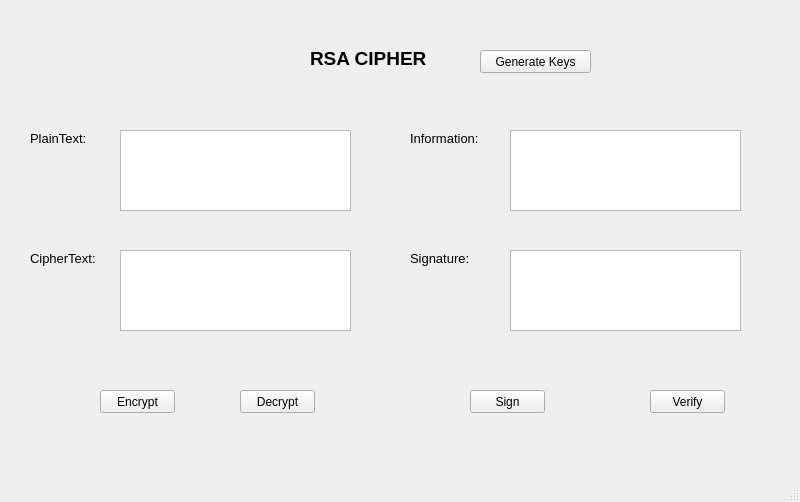
<?xml version="1.0" encoding="UTF-8"?>
<ui version="4.0">
 <class>MainWindow</class>
 <widget class="QMainWindow" name="MainWindow">
  <property name="geometry">
   <rect>
    <x>0</x>
    <y>0</y>
    <width>800</width>
    <height>502</height>
   </rect>
  </property>
  <property name="windowTitle">
   <string>MainWindow</string>
  </property>
  <widget class="QWidget" name="centralwidget">
   <widget class="QLabel" name="label">
    <property name="geometry">
     <rect>
      <x>310</x>
      <y>50</y>
      <width>141</width>
      <height>16</height>
     </rect>
    </property>
    <property name="font">
     <font>
      <pointsize>14</pointsize>
      <weight>75</weight>
      <bold>true</bold>
     </font>
    </property>
    <property name="text">
     <string>RSA CIPHER</string>
    </property>
   </widget>
   <widget class="QPushButton" name="pushButton">
    <property name="geometry">
     <rect>
      <x>480</x>
      <y>50</y>
      <width>111</width>
      <height>23</height>
     </rect>
    </property>
    <property name="text">
     <string>Generate Keys</string>
    </property>
    <property name="autoExclusive">
     <bool>false</bool>
    </property>
   </widget>
   <widget class="QPushButton" name="pushButton_2">
    <property name="geometry">
     <rect>
      <x>100</x>
      <y>390</y>
      <width>75</width>
      <height>23</height>
     </rect>
    </property>
    <property name="text">
     <string>Encrypt</string>
    </property>
   </widget>
   <widget class="QPushButton" name="pushButton_3">
    <property name="geometry">
     <rect>
      <x>240</x>
      <y>390</y>
      <width>75</width>
      <height>23</height>
     </rect>
    </property>
    <property name="text">
     <string>Decrypt</string>
    </property>
   </widget>
   <widget class="QPushButton" name="pushButton_4">
    <property name="geometry">
     <rect>
      <x>470</x>
      <y>390</y>
      <width>75</width>
      <height>23</height>
     </rect>
    </property>
    <property name="text">
     <string>Sign</string>
    </property>
   </widget>
   <widget class="QPushButton" name="pushButton_5">
    <property name="geometry">
     <rect>
      <x>650</x>
      <y>390</y>
      <width>75</width>
      <height>23</height>
     </rect>
    </property>
    <property name="text">
     <string>Verify</string>
    </property>
   </widget>
   <widget class="QLabel" name="label_2">
    <property name="geometry">
     <rect>
      <x>30</x>
      <y>130</y>
      <width>61</width>
      <height>16</height>
     </rect>
    </property>
    <property name="font">
     <font>
      <pointsize>10</pointsize>
     </font>
    </property>
    <property name="text">
     <string>PlainText:</string>
    </property>
   </widget>
   <widget class="QPlainTextEdit" name="txt_plain_text">
    <property name="geometry">
     <rect>
      <x>120</x>
      <y>130</y>
      <width>231</width>
      <height>81</height>
     </rect>
    </property>
   </widget>
   <widget class="QPlainTextEdit" name="txt_info">
    <property name="geometry">
     <rect>
      <x>510</x>
      <y>130</y>
      <width>231</width>
      <height>81</height>
     </rect>
    </property>
   </widget>
   <widget class="QPlainTextEdit" name="txt_sign">
    <property name="geometry">
     <rect>
      <x>510</x>
      <y>250</y>
      <width>231</width>
      <height>81</height>
     </rect>
    </property>
   </widget>
   <widget class="QPlainTextEdit" name="txt_cipher_text">
    <property name="geometry">
     <rect>
      <x>120</x>
      <y>250</y>
      <width>231</width>
      <height>81</height>
     </rect>
    </property>
   </widget>
   <widget class="QLabel" name="label_3">
    <property name="geometry">
     <rect>
      <x>30</x>
      <y>250</y>
      <width>71</width>
      <height>16</height>
     </rect>
    </property>
    <property name="font">
     <font>
      <pointsize>10</pointsize>
     </font>
    </property>
    <property name="text">
     <string>CipherText:</string>
    </property>
   </widget>
   <widget class="QLabel" name="label_6">
    <property name="geometry">
     <rect>
      <x>410</x>
      <y>130</y>
      <width>81</width>
      <height>16</height>
     </rect>
    </property>
    <property name="font">
     <font>
      <pointsize>10</pointsize>
     </font>
    </property>
    <property name="text">
     <string>Information:</string>
    </property>
   </widget>
   <widget class="QLabel" name="label_7">
    <property name="geometry">
     <rect>
      <x>410</x>
      <y>250</y>
      <width>61</width>
      <height>16</height>
     </rect>
    </property>
    <property name="font">
     <font>
      <pointsize>10</pointsize>
     </font>
    </property>
    <property name="text">
     <string>Signature:</string>
    </property>
   </widget>
  </widget>
  <widget class="QMenuBar" name="menubar">
   <property name="geometry">
    <rect>
     <x>0</x>
     <y>0</y>
     <width>800</width>
     <height>21</height>
    </rect>
   </property>
  </widget>
  <widget class="QStatusBar" name="statusbar"/>
 </widget>
 <resources/>
 <connections/>
</ui>
